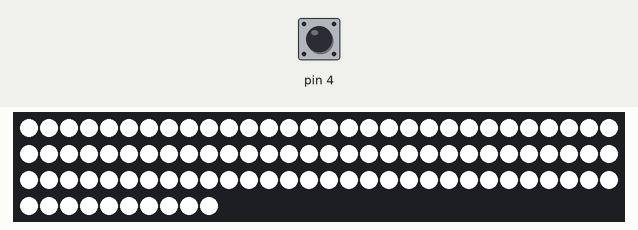
This sketch was run on a simulated Arduino Uno, built with avr-gcc and run on an emulated ATmega328P. On the bench: 100 RGB LEDs in strip order, left to right, continuing on the next row. Inputs (shaded band) come from the test bench; at power-on: pin 4 HIGH.

1.3 s: pin 4 pulled LOW for 0.15 s
Above: at 1.7 s.
Timing chart, 0 to 4.3 s (numbered marks = the images above; inputs shaded):
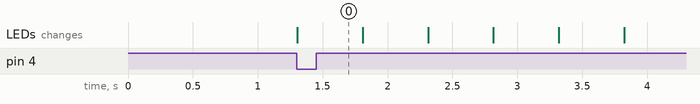

The sketch:

Christmas_Lights_Setup.ino
```cpp
#include <FastLED.h>
#define NUM_LEDS 100
#define DATA_PIN 3
CRGB leds[NUM_LEDS];
bool done = false;

void setup() {
  FastLED.addLeds<WS2811, DATA_PIN>(leds, NUM_LEDS);
  pinMode(4, INPUT_PULLUP);
}

void loop() {
  if (digitalRead(4) == LOW && done == false) {
    //done = true;
    for (int j = 0; j < 3; j++) {
      for (int i = 0; i < NUM_LEDS; i++) {
        leds[i] = CRGB::White;
      }
      FastLED.show();
      delay(500);
      for (int i = 0; i < NUM_LEDS; i++) {
        leds[i] = CRGB::Black;
      }
      FastLED.show();
      delay(500);
    }

    for (int i = 0; i < NUM_LEDS; i++) {
      leds[i] = CRGB::White;
      FastLED.show();
      delay(500);
      leds[i] = CRGB::Black;
    }
    FastLED.show();
  }
}
```

Measured:
- after the input at 1.3 s, the LEDs: change at once (image 0)
